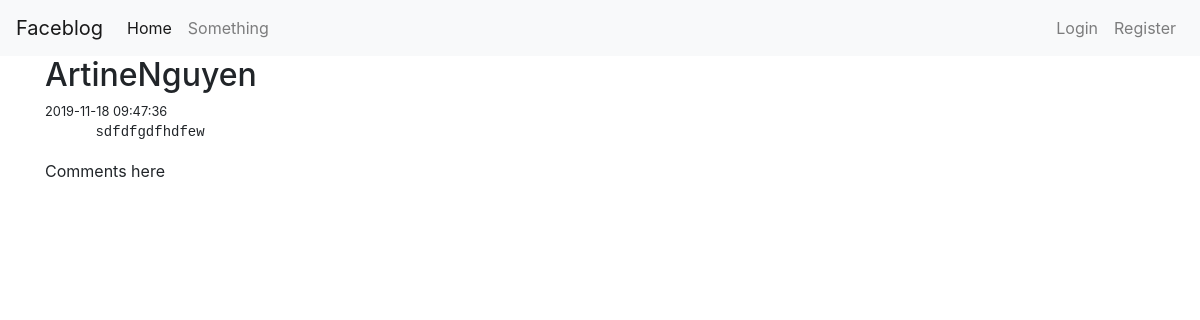
/posts/1, run on the app's committed database.
### app.py (models this page shows, shortened)
class User(UserMixin, db.Model):
    __tablename__ = 'users'
    id = db.Column(db.Integer, primary_key=True)
    name = db.Column(db.String(20), nullable=False, unique=True)
    email = db.Column(db.String(50), nullable=False, unique=True)
    password = db.Column(db.String(255), nullable=False)

class Post(db.Model):
    __tablename__ = 'posts'
    id = db.Column(db.Integer, primary_key=True)
    body = db.Column(db.String, nullable=False)
    user_id = db.Column(db.Integer, nullable=False)
    created_at = db.Column(db.DateTime, server_default=db.func.now())
    updated_at = db.Column(
        db.DateTime, server_default=db.func.now(), server_onupdate=db.func.now())

### app.py (the view, shortened to what this page needs)
@app.route('/posts/<id>', methods=['POST', 'GET'])
def single_post(id):
    action = request.args.get('action')
    print(action)
    post = Post.query.get(id)
    if not post:
        flash('Post not found', 'warning')
        return redirect(url_for('root'))
    post.author = User.query.get(post.user_id)
    if not action:
        action = 'view'
    return render_template('views/single_post.html', post=post, action=action)

### templates/views/single_post.html (shortened to what this page needs)
{% extends 'base.html' %}
{% block content %}
<div class='container'>
  <h2>{{post.author.name}}</h2>
  <small>{{post.created_at}}</small>
  <pre>{{post.body}}</pre>
  {% if action == "view" %}
  <div>
    Comments here
  </div>
  {% endif %}
</div>
{% endblock %}

### data on the page
User: author.name "ArtineNguyen"
Post: created_at "2019-11-18 09:47:36", body "sdfdfgdfhdfew"
